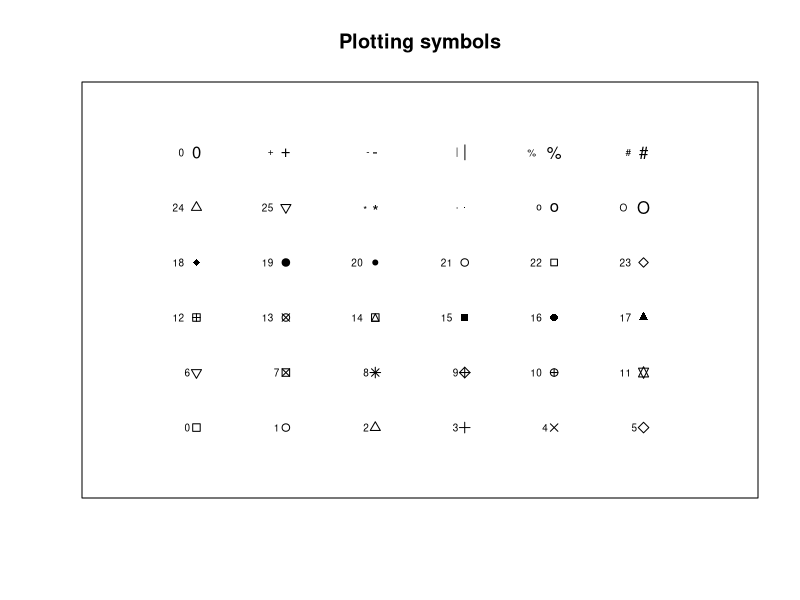

This figure's R source:
## ---- chunk 1
knitr::opts_chunk$set(echo = TRUE, fig.align = 'center')
## ---- chunk 2
x = c(rep(1:6, times=4), 1, 2)
y = c(rep(1:4, each=6), 5, 5)
plot(x,y, xlim = c(0,7), ylim = c(0,7), 
     pch=0:25, xaxt='n', yaxt='n',
     xlab = '', ylab = '', main = 'Plotting symbols')
text(x, y, labels = 0:25, adj=2, cex = 0.6)

x1 = c(3:6, 1:6)
y1 = c(5,5,5,5, rep(6, 6))
pch = c('*', '.', 'o', 'O', '0', '+', '-', '|', '%', '#')
points(x1, y1, pch=pch)
text(x1, y1, labels = pch, adj = 3, cex = 0.6)
